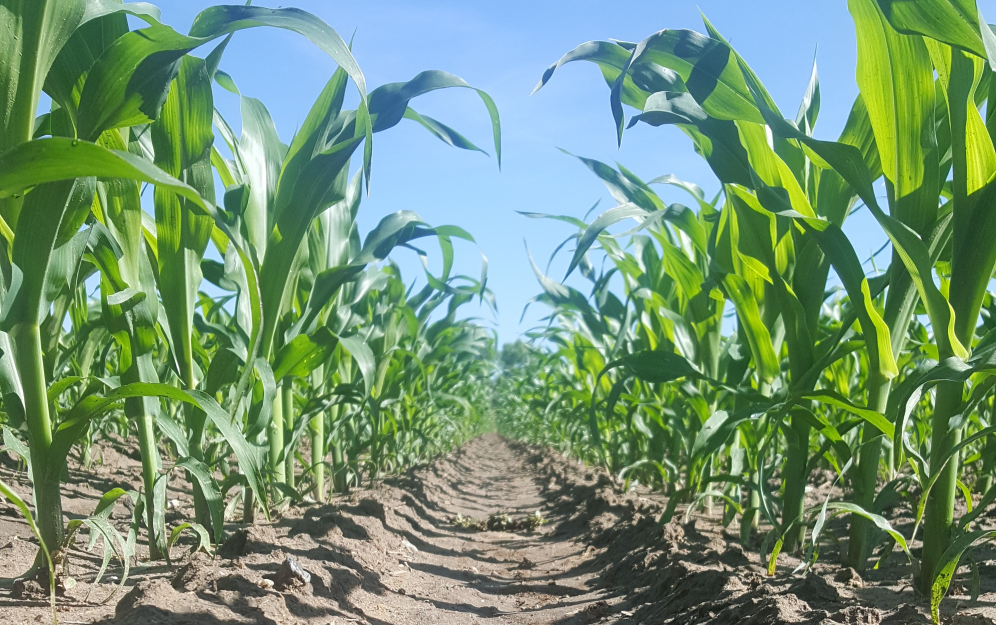
#> input picture Vision/test3.jpg, 2988 x 1875 px (shown at 1/3 size)
$ python test.py
#> lines starting #> are read from the running program, lines starting #| are printed output that depends on the picture; after the words box and inside, x2 and y2 are one past the last pixel; in counts of white or black regions, pixels touching at a corner belong together
import cv2
import numpy as np
from matplotlib import pyplot as plt
img = cv2.imread('test3.jpg')
#> img is the input picture: shape (1875, 2988, 3); mean B, G, R 118.7, 148.6, 117.1
kernel = np.ones((1000,1000),np.float32)/1000000
dst = cv2.filter2D(img,-1,kernel)
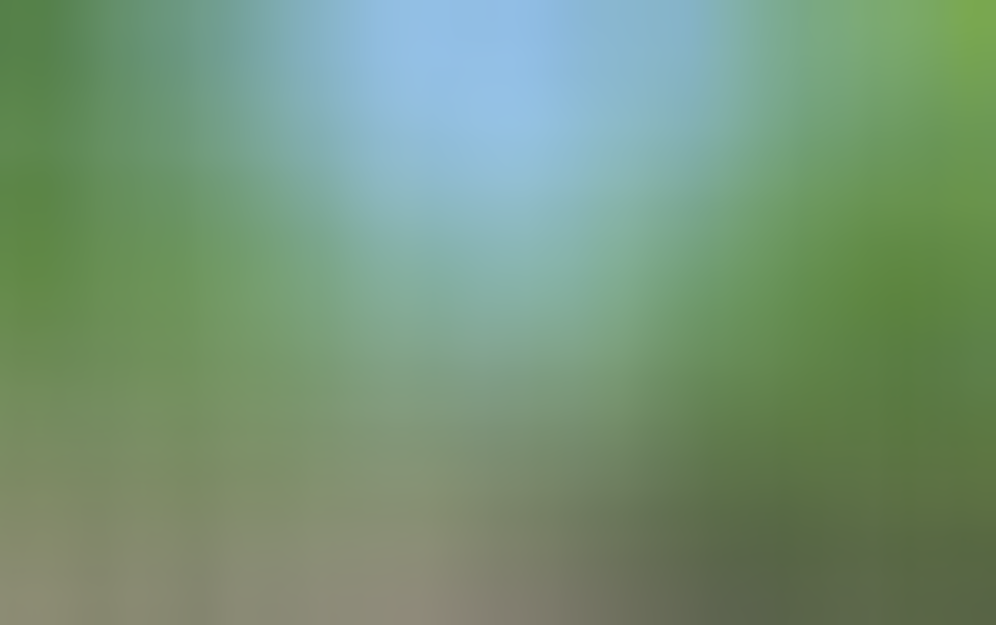
#> dst: shape (1875, 2988, 3) (shown at 1/3 size); mean B, G, R 118.7, 148.6, 117.1
cv2.imwrite("dst.jpg",dst)
hsv = cv2.cvtColor(dst, cv2.COLOR_BGR2HSV)
#> hsv: shape (1875, 2988, 3); mean H, S, V 59, 77.9, 151.6

## mask of green (36,25,25) ~ (86, 255,255)
# mask = cv2.inRange(hsv, (36, 25, 25), (86, 255,255))
mask = cv2.inRange(hsv, (36, 25, 25), (70, 255,255))
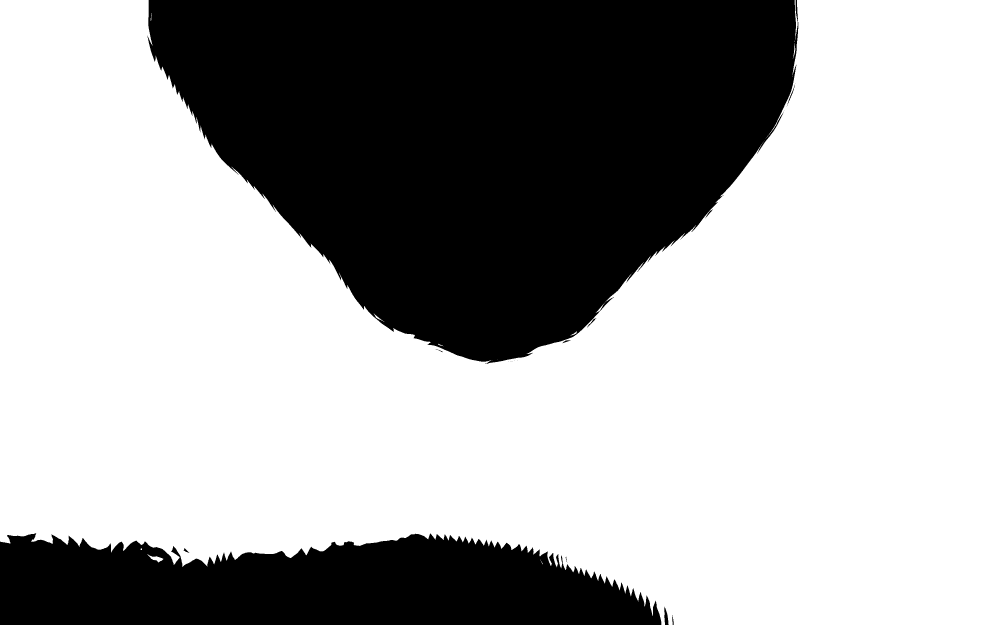
#> mask: shape (1875, 2988) (shown at 1/3 size); 66.2% white; 26 black regions (15 under 20 px), largest, box (x1, y1, x2, y2) and area: (442, 0, 2395, 1092) 1463526, (0, 1599, 1984, 1875) 431669, (1993, 1820, 2006, 1875) 437

## slice the green
imask = mask>0
green = np.zeros_like(img, np.uint8)
green[imask] = (127,0,255)

kernel = np.ones((500,500),np.float32)/250000
dst = cv2.filter2D(green,-1,kernel)
mask = cv2.inRange(dst, (125,0,250),(130,0,255))
imask = mask>0
pink = np.zeros_like(green, np.uint8)
pink[imask] = (127,0,255)
cv2.imwrite("greendst.jpg",pink)
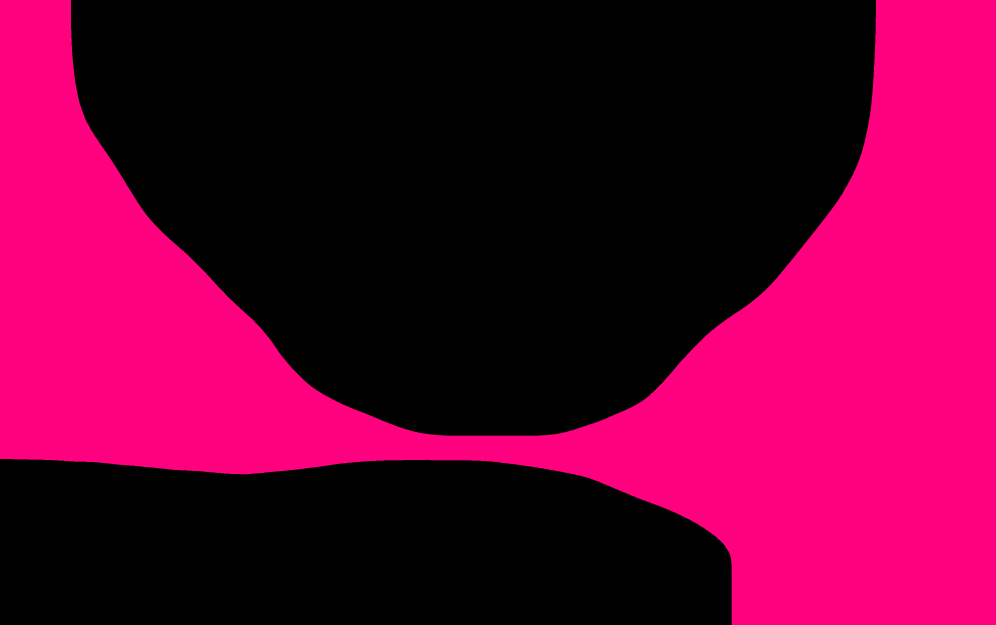
#> saved as greendst.jpg: shape (1875, 2988, 3) (shown at 1/3 size); mean B, G, R 50, 0, 100.4
## save
cv2.imwrite("green.jpg", green)
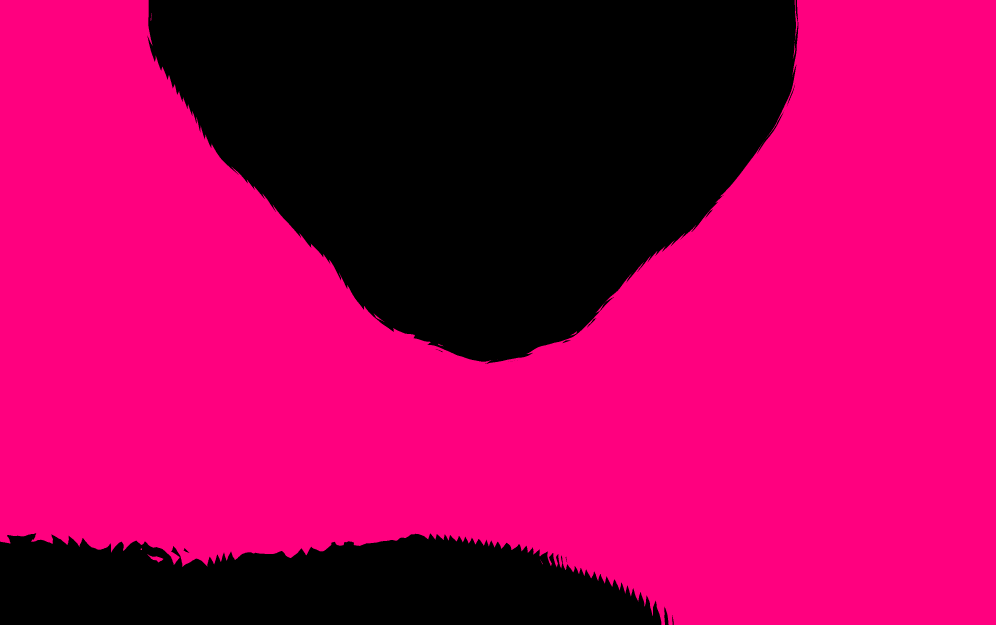
#> saved as green.jpg: shape (1875, 2988, 3) (shown at 1/3 size); mean B, G, R 84, 0, 168.7

$ run again, with Vision/test4.JPG copied over Vision/test3.jpg
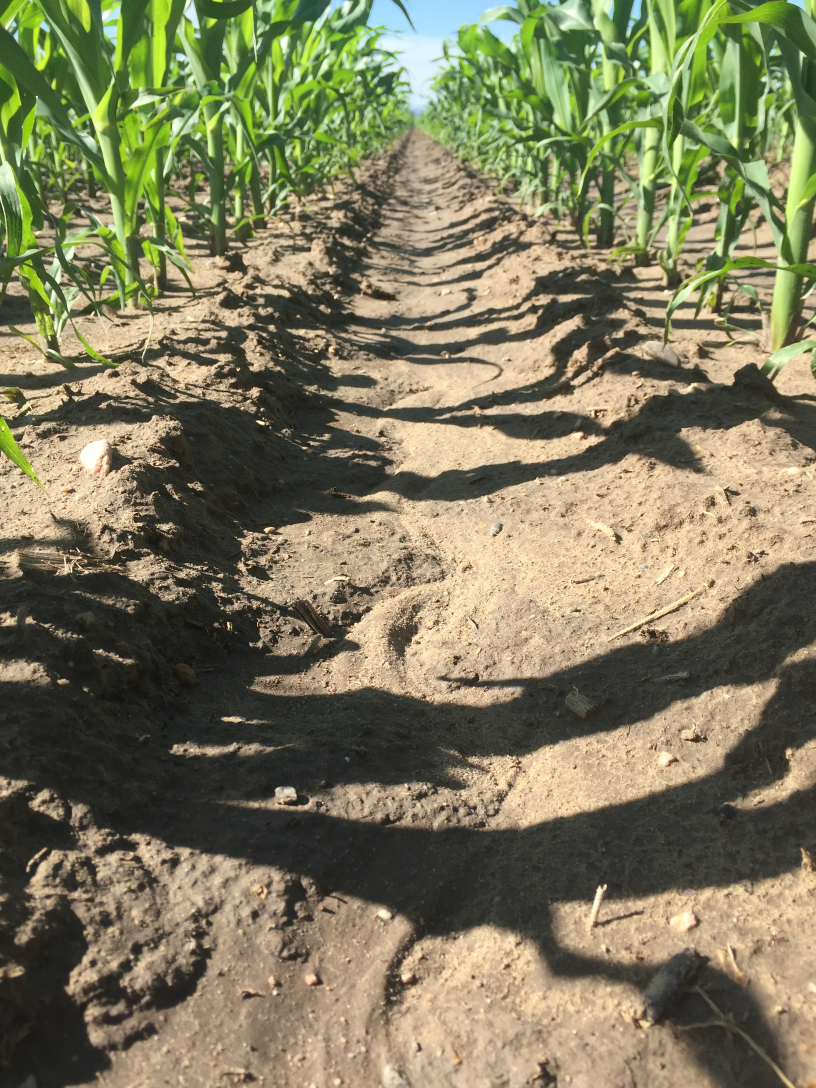
#> input picture Vision/test4.JPG, 2448 x 3264 px (shown at 1/3 size)
#> img is the input picture: shape (3264, 2448, 3); mean B, G, R 93.8, 123.4, 127.1
#> hsv: shape (3264, 2448, 3); mean H, S, V 24.8, 72.7, 132.2
#> `mask = cv2.inRange(hsv, (36, 25, 25), (70, 255,255))`:
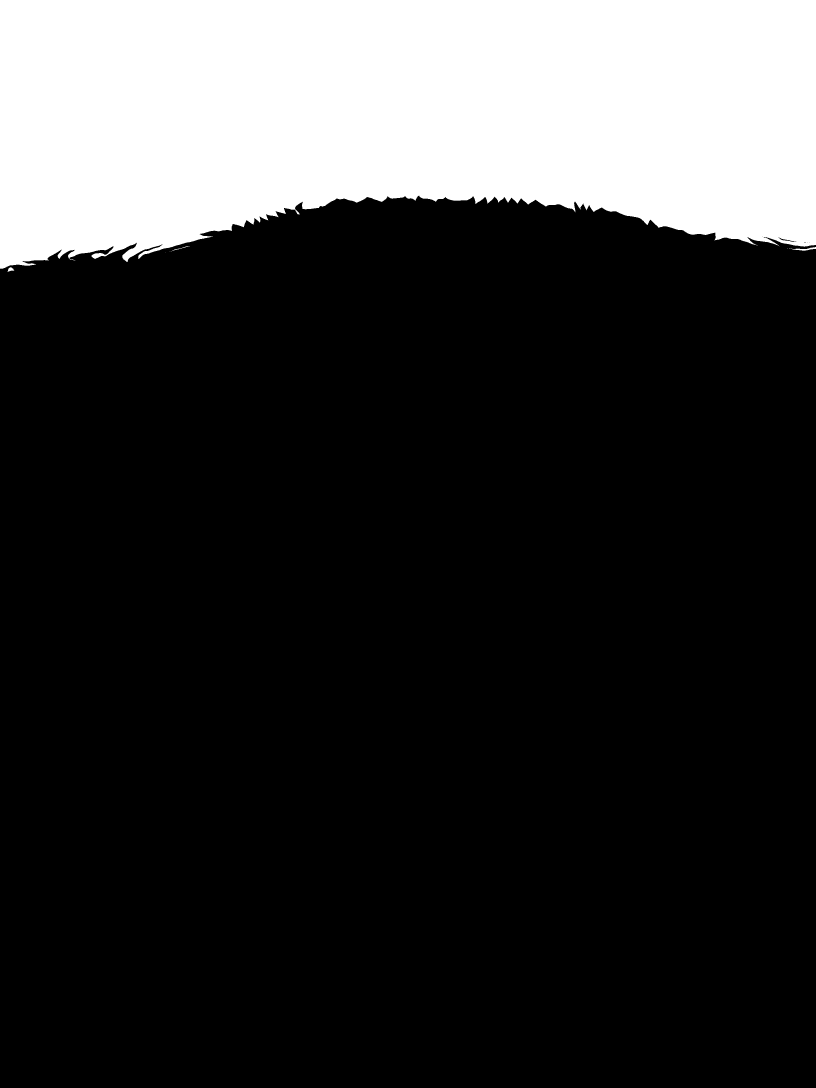
#> mask: shape (3264, 2448) (shown at 1/3 size); 20.7% white; 11 white regions (7 under 20 px), largest, box (x1, y1, x2, y2) and area: (0, 0, 2448, 806) 1653285, (2372, 741, 2448, 752) 308, (23, 802, 43, 816) 152, (514, 739, 569, 754) 85
#> `cv2.imwrite("green.jpg", green)`:
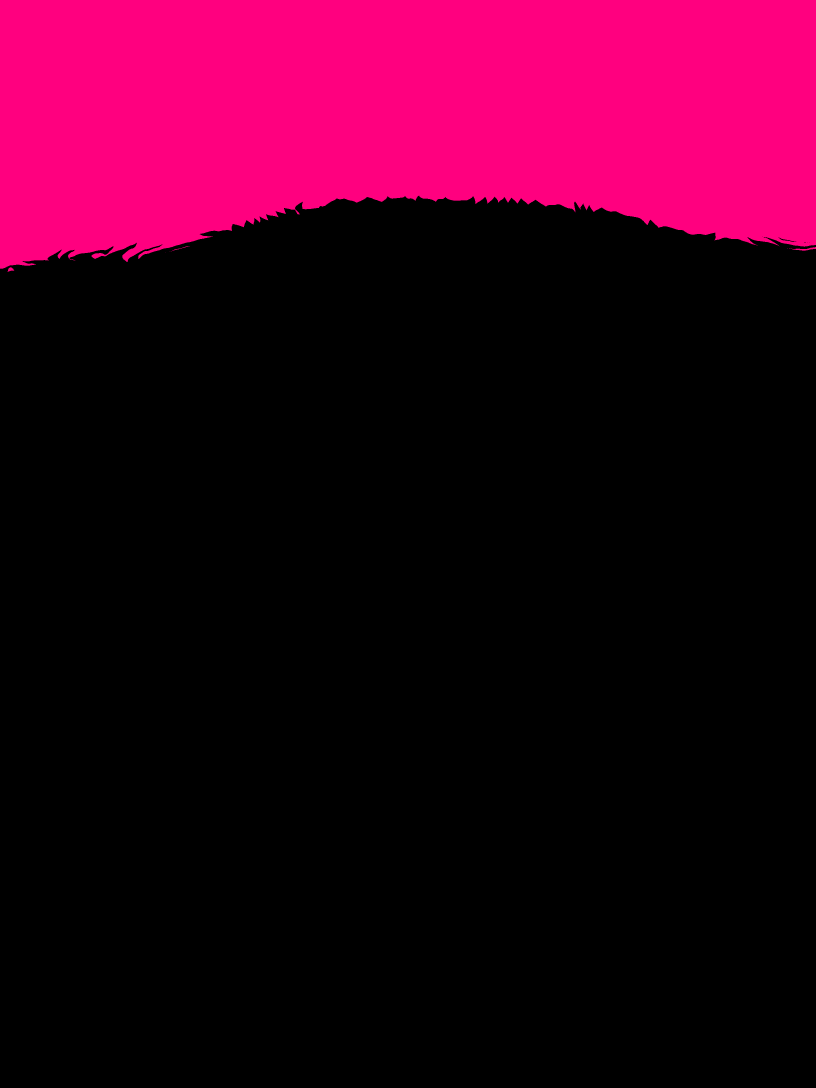
#> saved as green.jpg: shape (3264, 2448, 3) (shown at 1/3 size); mean B, G, R 26.3, 0, 52.8
